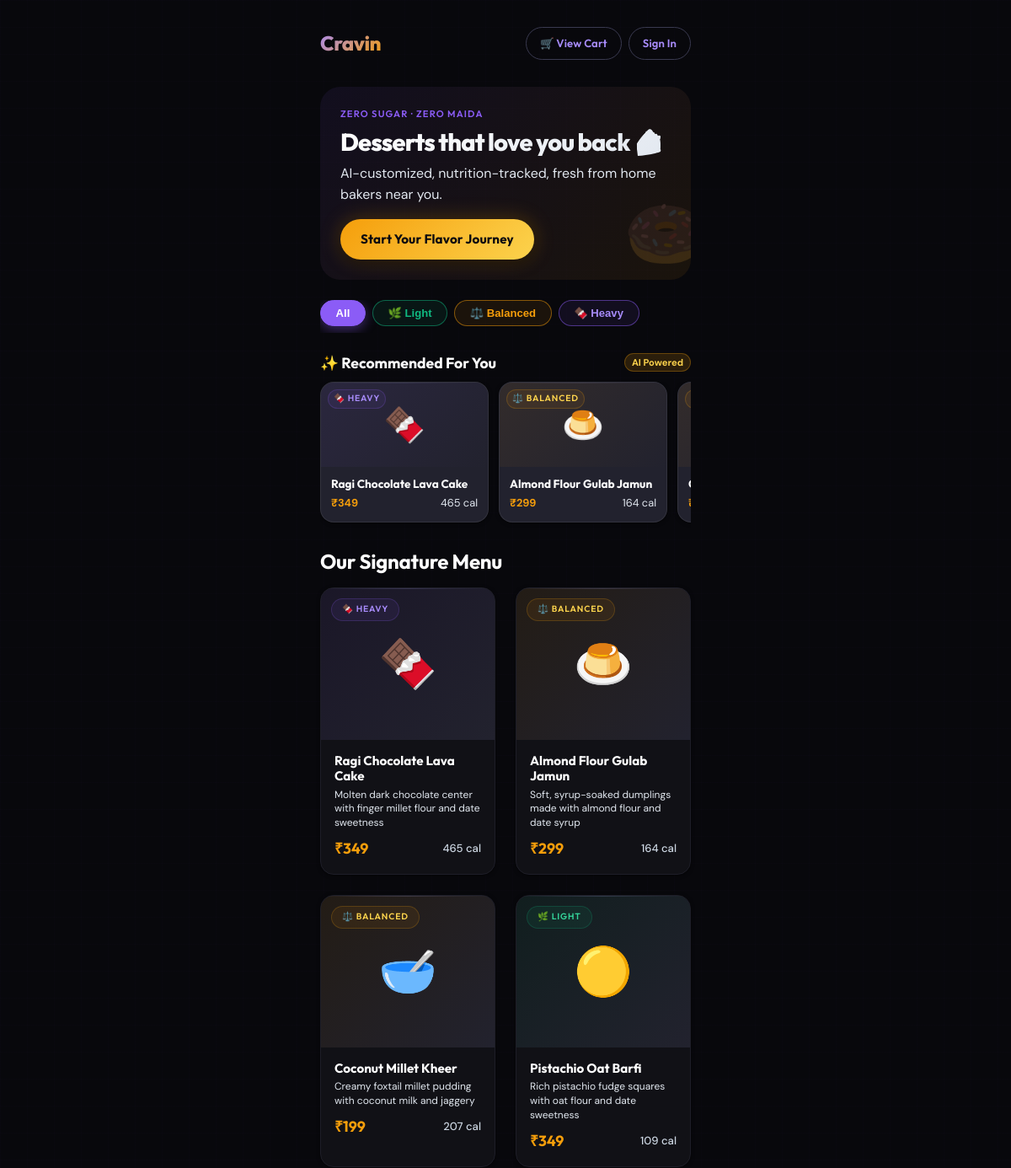
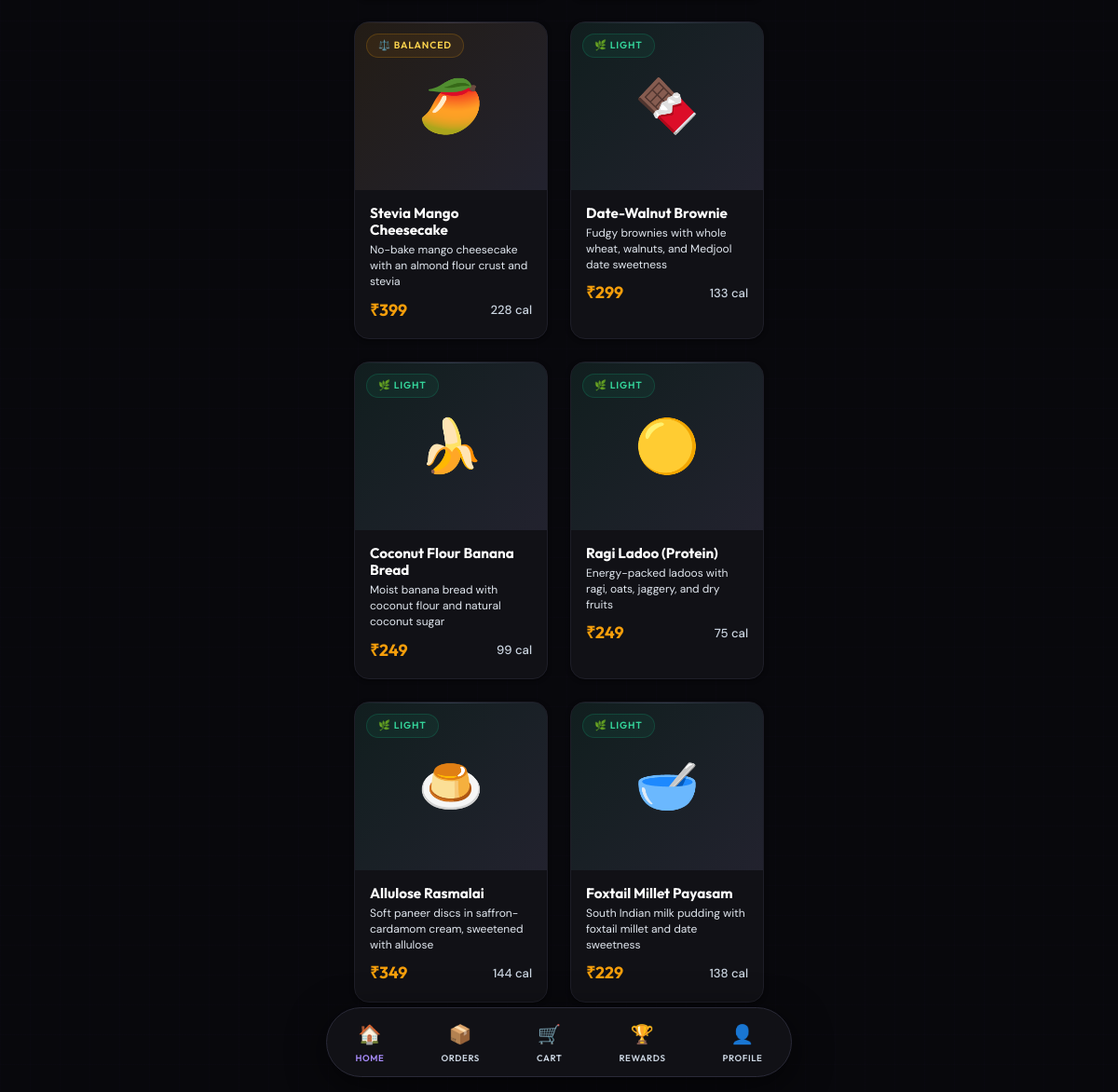
The app's page /app/ with its own data (2 pictures, top to bottom).
### app/models/dessert.py (models this page shows, shortened)
class Dessert(Base):
    __tablename__ = "desserts"
    id: Mapped[str] = mapped_column(String(36), primary_key=True, default=lambda: str(uuid.uuid4()))
    name: Mapped[str] = mapped_column(String(200))
    description: Mapped[str] = mapped_column(Text, default="")
    short_description: Mapped[str] = mapped_column(String(300), default="")
    image_url: Mapped[str | None] = mapped_column(String(500), nullable=True)
    base_ingredients: Mapped[list] = mapped_column(JSON, default=list)
    recipe_steps: Mapped[list] = mapped_column(JSON, default=list)
    serving_size_g: Mapped[float] = mapped_column(Float, default=100.0)
    servings_per_recipe: Mapped[int] = mapped_column(Integer, default=1)
    calories: Mapped[float] = mapped_column(Float, default=0.0)
    protein_g: Mapped[float] = mapped_column(Float, default=0.0)
    carbs_g: Mapped[float] = mapped_column(Float, default=0.0)
    fat_g: Mapped[float] = mapped_column(Float, default=0.0)
    fiber_g: Mapped[float] = mapped_column(Float, default=0.0)
    sugar_equivalent_g: Mapped[float] = mapped_column(Float, default=0.0)
    full_nutrition: Mapped[dict | None] = mapped_column(JSON, nullable=True)
    tag: Mapped[str] = mapped_column(String(20), default="balanced")  # light, balanced, heavy
    allergens: Mapped[list] = mapped_column(JSON, default=list)  # ["nuts", "dairy", "gluten"]
    dietary_flags: Mapped[list] = mapped_column(JSON, default=list)  # ["vegan", "eggless", "gluten-free"]
    price: Mapped[float] = mapped_column(Float, default=0.0)  # INR
    is_ai_generated: Mapped[bool] = mapped_column(Boolean, default=False)
    ai_generation_prompt: Mapped[str | None] = mapped_column(Text, nullable=True)
    approval_status: Mapped[str] = mapped_column(String(20), default="approved")
    approved_by: Mapped[str | None] = mapped_column(String(36), nullable=True)
    baker_id: Mapped[str | None] = mapped_column(String(36), ForeignKey("bakers.id"), nullable=True)
    is_active: Mapped[bool] = mapped_column(Boolean, default=True)
    is_signature: Mapped[bool] = mapped_column(Boolean, default=False)  # platform signature items
    order_count: Mapped[int] = mapped_column(Integer, default=0)
    created_at: Mapped[datetime] = mapped_column(DateTime, default=datetime.utcnow)
    updated_at: Mapped[datetime] = mapped_column(DateTime, default=datetime.utcnow, onupdate=datetime.utcnow)
    baker: Mapped["Baker | None"] = relationship("Baker", back_populates="desserts", lazy="selectin")
    ingredients: Mapped[list["DessertIngredient"]] = relationship("DessertIngredient", back_populates="dessert", lazy="selectin")
    modifiers: Mapped[list["DessertModifier"]] = relationship("DessertModifier", back_populates="dessert", lazy="selectin")

### app/main.py (the view)
@app.get("/app/", response_class=HTMLResponse)
async def customer_home(request: Request, db: AsyncSession = Depends(get_db)):
    user = await get_template_user(request, db)
    result = await db.execute(
        select(Dessert).where(Dessert.is_active == True, Dessert.approval_status == "approved")
        .order_by(Dessert.order_count.desc())
    )
    desserts = result.scalars().all()
    from app.services.recommendation import get_recommendations
    recommended = await get_recommendations(
        user_id=user["id"] if user else None,
        db=db,
        context={"time": "evening", "weather": "warm"},
        limit=4,
    )
    return TR(request, "customer/home.html", {
        "user": user,
        "desserts": desserts,
        "recommended": recommended,
        "featured": desserts[:3] if desserts else [],
    })

### app/templates/customer/home.html (shortened to what this page needs)
{% extends "base.html" %}
{% block content %}
<div class="page-content">
    <div class="top-bar">
        <div class="logo">Crav<span style="color: var(--honey);">in</span></div>
        <div class="flex items-center gap-2">
            <a href="/app/cart" class="btn btn-outline btn-sm" style="position: relative; display: inline-flex; align-items: center; gap: 6px;">
                <span>🛒 View Cart</span>
            </a>
            {% if user %}
            <a href="/app/profile" class="btn btn-ghost btn-icon" title="Profile">👤</a>
            {% else %}
            <a href="/app/login" class="btn btn-outline btn-sm">Sign In</a>
            {% endif %}
        </div>
    </div>
    <div class="hero-section mb-6" style="background: linear-gradient(135deg, var(--jamun-bg) 0%, var(--honey-bg) 100%); border-radius: var(--radius-xl); padding: var(--space-6); position: relative; overflow: hidden;">
        <div style="position: relative; z-index: 1;">
            <p class="text-label mb-2" style="color: var(--jamun);">Zero Sugar · Zero Maida</p>
            <h1 class="text-display mb-2" style="font-size: 1.8rem;">Desserts that love you back 🍰</h1>
            <p class="text-subtitle mb-4">AI-customized, nutrition-tracked, fresh from home bakers near you.</p>
            {% if not user %}
            <a href="/app/register" class="btn btn-primary">Start Your Flavor Journey</a>
            {% elif not user.onboarding_complete %}
            <a href="/app/onboarding" class="btn btn-primary">Take the Flavor DNA Quiz 🧬</a>
            {% endif %}
        </div>
        <div style="position: absolute; right: -20px; bottom: -10px; font-size: 5rem; opacity: 0.15;">🍩</div>
    </div>
    <div class="filter-container">
        <button type="button" class="filter-btn active" data-tag="all" onclick="filterDesserts('all', this)">All</button>
        <button type="button" class="filter-btn" data-tag="light" onclick="filterDesserts('light', this)">🌿 Light</button>
        <button type="button" class="filter-btn" data-tag="balanced" onclick="filterDesserts('balanced', this)">⚖️ Balanced</button>
        <button type="button" class="filter-btn" data-tag="heavy" onclick="filterDesserts('heavy', this)">🍫 Heavy</button>
    </div>
    {% if recommended %}
    <div class="mb-6">
        <div class="flex items-center justify-between mb-3">
            <h3 style="font-size: 1.1rem; font-weight: 700;">✨ Recommended For You</h3>
            <span class="badge" style="background: rgba(245, 158, 11, 0.15); color: var(--honey-dark); font-size: 0.7rem; border: 1px solid rgba(245, 158, 11, 0.3);">AI Powered</span>
        </div>
        <div style="display: flex; gap: var(--space-3); overflow-x: auto; padding-bottom: var(--space-2); scroll-snap-type: x mandatory;">
            {% for dessert in recommended %}
            <a href="/app/dessert/{{ dessert.id }}" class="card" style="min-width: 200px; max-width: 200px; flex-shrink: 0; scroll-snap-align: start; text-decoration: none; color: inherit; border-radius: var(--radius-lg); background: var(--malai-deep); border: 1px solid rgba(255,255,255,0.08); overflow: hidden;">
                <div style="height: 100px; background: linear-gradient(135deg, {% if dessert.tag == 'light' %}var(--pista-bg){% elif dessert.tag == 'heavy' %}var(--jamun-bg){% else %}var(--honey-bg){% endif %}, var(--malai-deep)); display: flex; align-items: center; justify-content: center; font-size: 2.5rem; position: relative;">
                    {% if 'chocolate' in dessert.name.lower() or 'brownie' in dessert.name.lower() %}🍫
                    {% elif 'cheesecake' in dessert.name.lower() or 'mango' in dessert.name.lower() %}🥭
                    {% elif 'gulab' in dessert.name.lower() or 'rasmalai' in dessert.name.lower() %}🍮
                    {% elif 'ladoo' in dessert.name.lower() or 'barfi' in dessert.name.lower() %}🟡
                    {% elif 'kheer' in dessert.name.lower() or 'payasam' in dessert.name.lower() %}🥣
                    {% else %}🍰{% endif %}
                    <span class="tag tag-{{ dessert.tag }}" style="position: absolute; top: 8px; left: 8px; font-size: 0.65rem; padding: 2px 6px;">
                        {% if dessert.tag == 'light' %}🌿 Light{% elif dessert.tag == 'heavy' %}🍫 Heavy{% else %}⚖️ Balanced{% endif %}
                    </span>
                </div>
                <div style="padding: var(--space-3);">
                    <h5 style="font-size: 0.85rem; margin-bottom: 4px; white-space: nowrap; overflow: hidden; text-overflow: ellipsis;">{{ dessert.name }}</h5>
                    <div class="flex items-center justify-between" style="font-size: 0.8rem;">
                        <span class="price" style="font-weight: 700; color: var(--honey);">₹{{ dessert.price|int }}</span>
                        <span class="calories" style="color: var(--warm-gray);">{{ dessert.calories|int }} cal</span>
                    </div>
                </div>
            </a>
            {% endfor %}
        </div>
    </div>
    {% endif %}
    <h2 class="mb-4">Our Signature Menu</h2>
    <div class="grid-2 stagger" id="dessert-grid">
        {% for dessert in desserts %}
        <a href="/app/dessert/{{ dessert.id }}" class="card dessert-card animate-fade-in-up" data-tag="{{ dessert.tag }}" style="text-decoration: none; color: inherit;">
            <div class="card-img" style="background: linear-gradient(135deg,
                {% if dessert.tag == 'light' %}var(--pista-bg), var(--malai-deep)
                {% elif dessert.tag == 'heavy' %}var(--jamun-bg), var(--malai-deep)
                {% else %}var(--honey-bg), var(--malai-deep){% endif %});
                display: flex; align-items: center; justify-content: center; font-size: 3.5rem;">
                {% if 'chocolate' in dessert.name.lower() or 'brownie' in dessert.name.lower() %}🍫
                {% elif 'cheesecake' in dessert.name.lower() or 'mango' in dessert.name.lower() %}🥭
                {% elif 'gulab' in dessert.name.lower() or 'rasmalai' in dessert.name.lower() %}🍮
                {% elif 'ladoo' in dessert.name.lower() or 'barfi' in dessert.name.lower() %}🟡
                {% elif 'kheer' in dessert.name.lower() or 'payasam' in dessert.name.lower() %}🥣
                {% elif 'banana' in dessert.name.lower() %}🍌
                {% else %}🍰{% endif %}
                <span class="tag tag-{{ dessert.tag }}" style="position: absolute; top: 12px; left: 12px;">
                    {% if dessert.tag == 'light' %}🌿 Light{% elif dessert.tag == 'heavy' %}🍫 Heavy{% else %}⚖️ Balanced{% endif %}
                </span>
            </div>
            <div class="card-body">
                <h4 style="font-size: 0.95rem; margin-bottom: var(--space-1);">{{ dessert.name }}</h4>
                <p style="font-size: 0.75rem; color: var(--warm-gray); margin-bottom: var(--space-2); line-height: 1.4;">{{ dessert.short_description }}</p>
                <div class="flex items-center justify-between">
                    <span class="price">₹{{ dessert.price|int }}</span>
                    <span class="calories">{{ dessert.calories|int }} cal</span>
                </div>
            </div>
        </a>
        {% endfor %}
    </div>
</div>
{% endblock %}
{% block nav %}
<nav class="bottom-nav">
    <a href="/app/" class="active">
        <span class="nav-icon">🏠</span>
        <span>Home</span>
    </a>
    <a href="/app/orders">
        <span class="nav-icon">📦</span>
        <span>Orders</span>
    </a>
    <a href="/app/cart" style="position: relative;">
        <span class="nav-icon">🛒</span>
        <span>Cart</span>
    </a>
    <a href="/app/rewards">
        <span class="nav-icon">🏆</span>
        <span>Rewards</span>
    </a>
    <a href="/app/profile">
        <span class="nav-icon">👤</span>
        <span>Profile</span>
    </a>
</nav>
{% endblock %}

### app/templates/base.html (shortened to what this page needs)
<!DOCTYPE html>
<html lang="en">
<head>
    <link rel="stylesheet" href="/static/css/design-system.css">
</head>
<body>
    {% block body %}
    <div class="page">
        <div class="container">
            {% block content %}{% endblock %}
        </div>
    </div>
    {% endblock %}
    {% block nav %}{% endblock %}
</body>
</html>

### app/templates/base.html (style rules this page uses)
.page-content { animation: fadeInUp 0.4s cubic-bezier(0.16, 1, 0.3, 1); }

### app/templates/customer/home.html (style rules this page uses)
.filter-container { display: flex; gap: 0.5rem; margin-bottom: 1.5rem; overflow-x: auto; padding-bottom: 0.5rem; -webkit-overflow-scrolling: touch; }
.filter-btn { padding: 0.45rem 1.1rem; border-radius: 9999px; font-size: 0.82rem; font-weight: 600; cursor: pointer; outline: none !important; -webkit-tap-highlight-color: transparent; transition: all 0.2s cubic-bezier(0.4, 0, 0.2, 1); display: inline-flex; align-items: center; gap: 0.35rem; white-space: nowrap; user-select: none; background: rgba(255, 255, 255, 0.04); color: var(--text-secondary); border: 1px solid rgba(255, 255, 255, 0.12); }
.filter-btn[data-tag="all"] { border-color: rgba(139, 92, 246, 0.3); color: #E2E8F0; }
.filter-btn[data-tag="all"].active { background: #8B5CF6 !important; color: #FFFFFF !important; border-color: #8B5CF6 !important; box-shadow: 0 4px 14px rgba(139, 92, 246, 0.4); }
.filter-btn[data-tag="light"] { background: rgba(16, 185, 129, 0.08); color: #10B981; border: 1px solid rgba(16, 185, 129, 0.5); }
.filter-btn[data-tag="balanced"] { background: rgba(245, 158, 11, 0.08); color: #F59E0B; border: 1px solid rgba(245, 158, 11, 0.5); }
.filter-btn[data-tag="heavy"] { background: rgba(139, 92, 246, 0.08); color: #A78BFA; border: 1px solid rgba(139, 92, 246, 0.5); }

### records on screen
Dessert: tag "🍫 HEAVY", name "Ragi Chocolate Lava Cake", price "349", calories "465", short_description "Molten dark chocolate center with finger millet flour and date sweetness"
Dessert: tag "⚖️ BALANCED", name "Almond Flour Gulab Jamun", price "299", calories "164", short_description "Soft, syrup-soaked dumplings made with almond flour and date syrup"
Dessert: tag "⚖️ BALANCED", name "Coconut Millet Kheer", short_description "Creamy foxtail millet pudding with coconut milk and jaggery", price "199", calories "207"
Dessert: tag "🌿 LIGHT", name "Pistachio Oat Barfi", short_description "Rich pistachio fudge squares with oat flour and date sweetness", price "349", calories "109"
Dessert: tag "⚖️ BALANCED", name "Stevia Mango Cheesecake", short_description "No-bake mango cheesecake with an almond flour crust and stevia", price "399", calories "228"
Dessert: tag "🌿 LIGHT", name "Date-Walnut Brownie", short_description "Fudgy brownies with whole wheat, walnuts, and Medjool date sweetness", price "299", calories "133"
Dessert: tag "🌿 LIGHT", name "Coconut Flour Banana Bread", short_description "Moist banana bread with coconut flour and natural coconut sugar", price "249", calories "99"
Dessert: tag "🌿 LIGHT", name "Ragi Ladoo (Protein)", short_description "Energy-packed ladoos with ragi, oats, jaggery, and dry fruits", price "249", calories "75"
Dessert: tag "🌿 LIGHT", name "Allulose Rasmalai", short_description "Soft paneer discs in saffron-cardamom cream, sweetened with allulose", price "349", calories "144"
Dessert: tag "🌿 LIGHT", name "Foxtail Millet Payasam", short_description "South Indian milk pudding with foxtail millet and date sweetness", price "229", calories "138"
